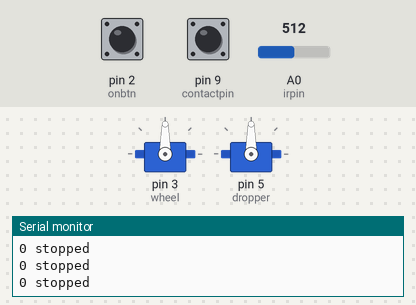
This sketch was run on a simulated Arduino Uno, built with avr-gcc and run on an emulated ATmega328P. On the bench: 2 × servo, the last lines printed to the serial monitor. The inputs (shaded band) are chosen by the test bench; at power-on: pin 2 (onbtn) LOW, A0 (irpin) = 512, pin 9 (contactpin) HIGH.

Above: at 3.8 s.
3.9 s: pin 2 (onbtn) pulled HIGH for 0.15 s
At 5.1 s:
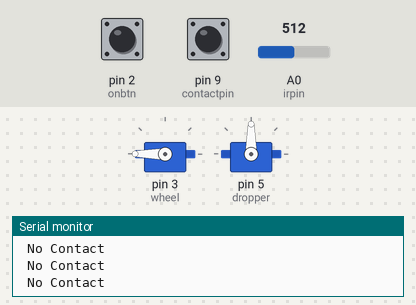
7.0 s: A0 (irpin) set to 490
At 7.5 s:
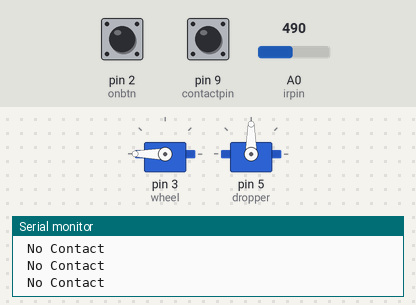
10.0 s: pin 9 (contactpin) pulled LOW for 0.15 s
13.1 s: pin 9 (contactpin) pulled LOW for 3.2 s
At 14.37 s:
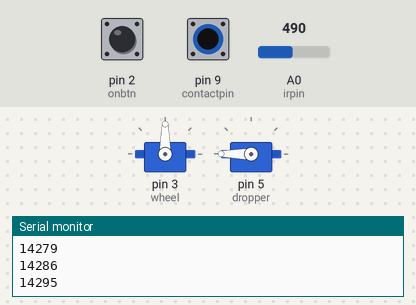
17.8 s: pin 2 (onbtn) pulled HIGH for 1 s
At 19.1 s:
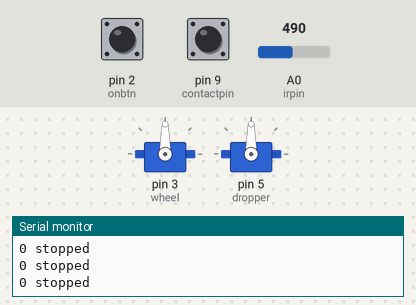
21.8 s: pin 2 (onbtn) pulled HIGH for 3.2 s
At 22.3 s:
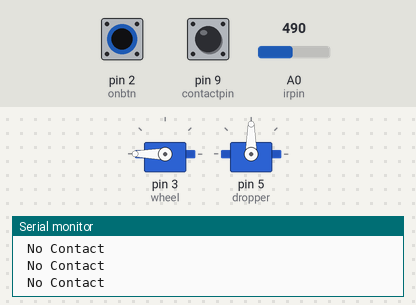
Timing chart, 0 to 24.8 s (numbered marks = the images above; inputs shaded):
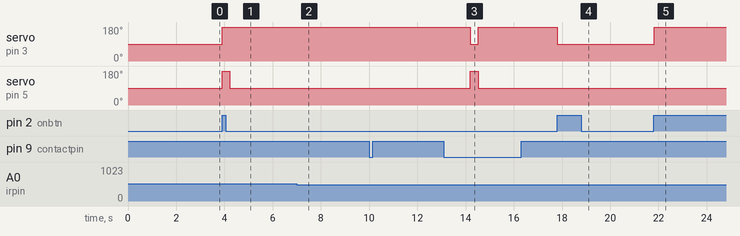

The sketch:

Gondola_Drop.ino
```cpp
#include <Servo.h>

Servo wheel;
Servo dropper;

int drops = 0, wheeldir = 180, lightlvl;
bool dropstate = LOW, backupdet = false;
volatile bool mode = false;
unsigned long miltime, prevmil = 0, backupmil = 0, coolprev = 0;
const int droptime = 295, threshold = 500, cooldown = 3000;
const int irpin = A0, contactpin = 9, onbtn = 2;

void setup() {

    Serial.begin(9600);
    wheel.attach(3);
    dropper.attach(5);
    pinMode(contactpin, INPUT_PULLUP);
    pinMode(onbtn, INPUT);
    pinMode(irpin, INPUT);
    attachInterrupt(digitalPinToInterrupt(onbtn), btnpressed, RISING);

}


void dropcoin() {
  while (true){
    dropper.write(180);
    wheel.write(wheeldir);
    miltime = millis();
    Serial.println(miltime);
    if (miltime - prevmil > droptime){
      prevmil = miltime;
      break;
    }
  }
  prevmil = miltime;
}


void btnpressed(){
  mode = !mode;
  backupmil = miltime;
}

void backup(){
  if (miltime - backupmil >= 10000){
    backupdet = true;
    backupmil = miltime;
  }
}

void loop() {
  miltime = millis();


  if (miltime - coolprev >= cooldown){
      dropstate = digitalRead(contactpin);
      lightlvl = analogRead(irpin);
    }
  else{
    dropstate = HIGH;
    lightlvl = 0;
    backupdet = false;
  }

  if (drops < 4 && mode == true){

    backup();

    if (dropstate == LOW && backupdet == true){
      wheeldir = 90;
      prevmil = miltime;
      dropcoin();
      drops++;
      dropstate = !dropstate;
      wheeldir = 180;
      backupmil = miltime;
      backupdet = false;
      coolprev = miltime;
    }
    else if (lightlvl > threshold){
      wheeldir = 180;
      prevmil = miltime;
      dropcoin();
      drops++;
      dropstate = !dropstate;
      backupmil = miltime;
      backupdet = false;
      coolprev = miltime;
    }

    else if (dropstate == HIGH && lightlvl <= threshold){
      Serial.println(" No Contact");
      wheel.write(wheeldir);
      dropper.write(90);
    }
  }

  else if (drops >= 4 || mode == false){
    wheel.write(90);
    dropper.write(90);
    Serial.print(mode);
    Serial.println(" stopped");
  }
}
```

Measured:
- after the input at 3.9 s, servo on pin 3 (wheel): 90° → 180° at once; servo on pin 5 (dropper): 90° → 180° at once, → 90° 0.32 s later
- after the input at 7.0 s, servo on pin 5 (dropper): stays 90° (without the input it goes to 180° after 0.21 s)
- after the input at 13.1 s, servo on pin 3 (wheel): 180° → 90° after 1.1 s, → 180° 0.32 s later; servo on pin 5 (dropper): 90° → 180° after 1.1 s, → 90° 0.32 s later
- after the input at 17.8 s, servo on pin 3 (wheel): 180° → 90° at once
- after the input at 21.8 s, servo on pin 3 (wheel): 90° → 180° at once
